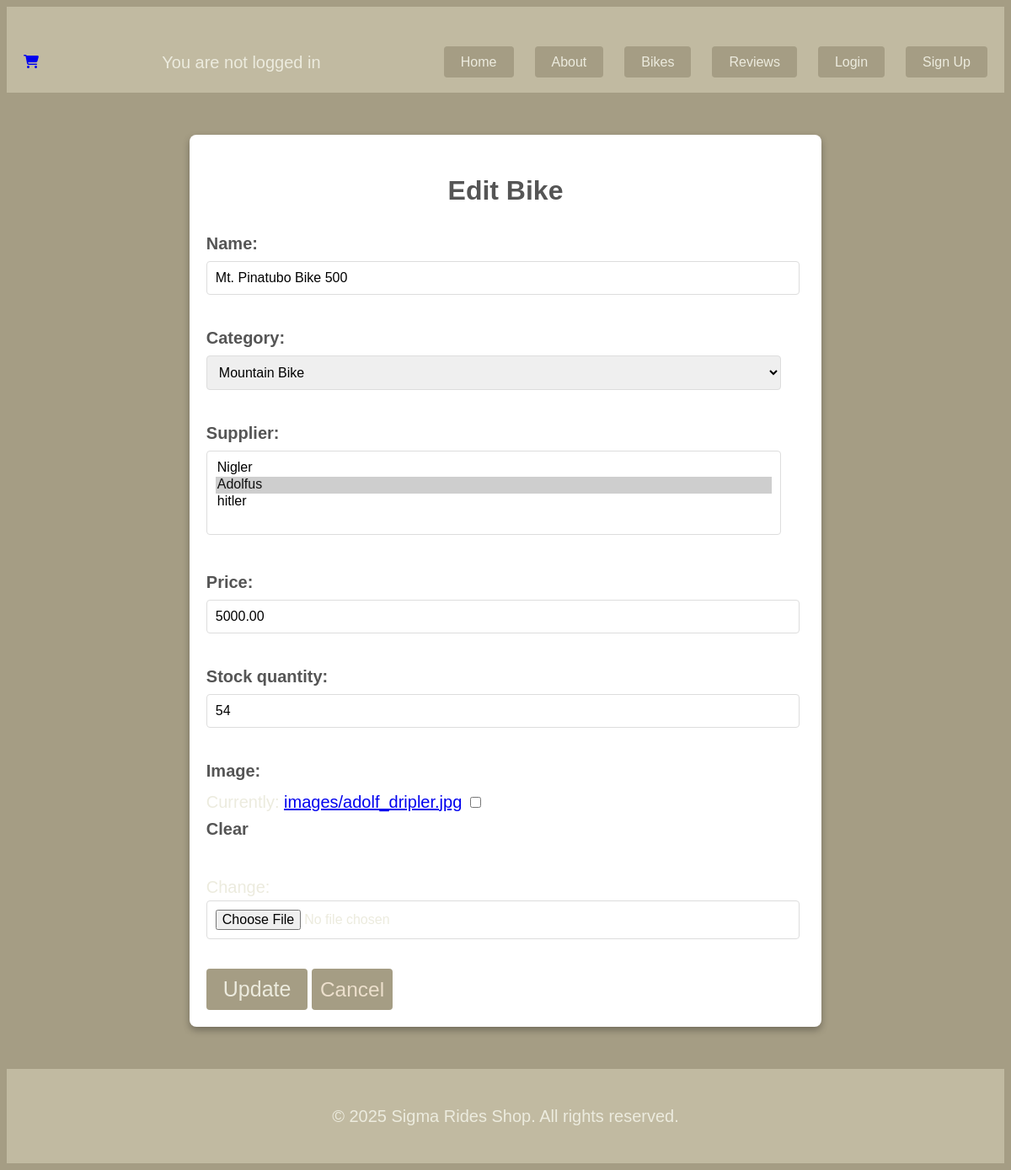
The page /bike/1/edit on the database as committed earlier.
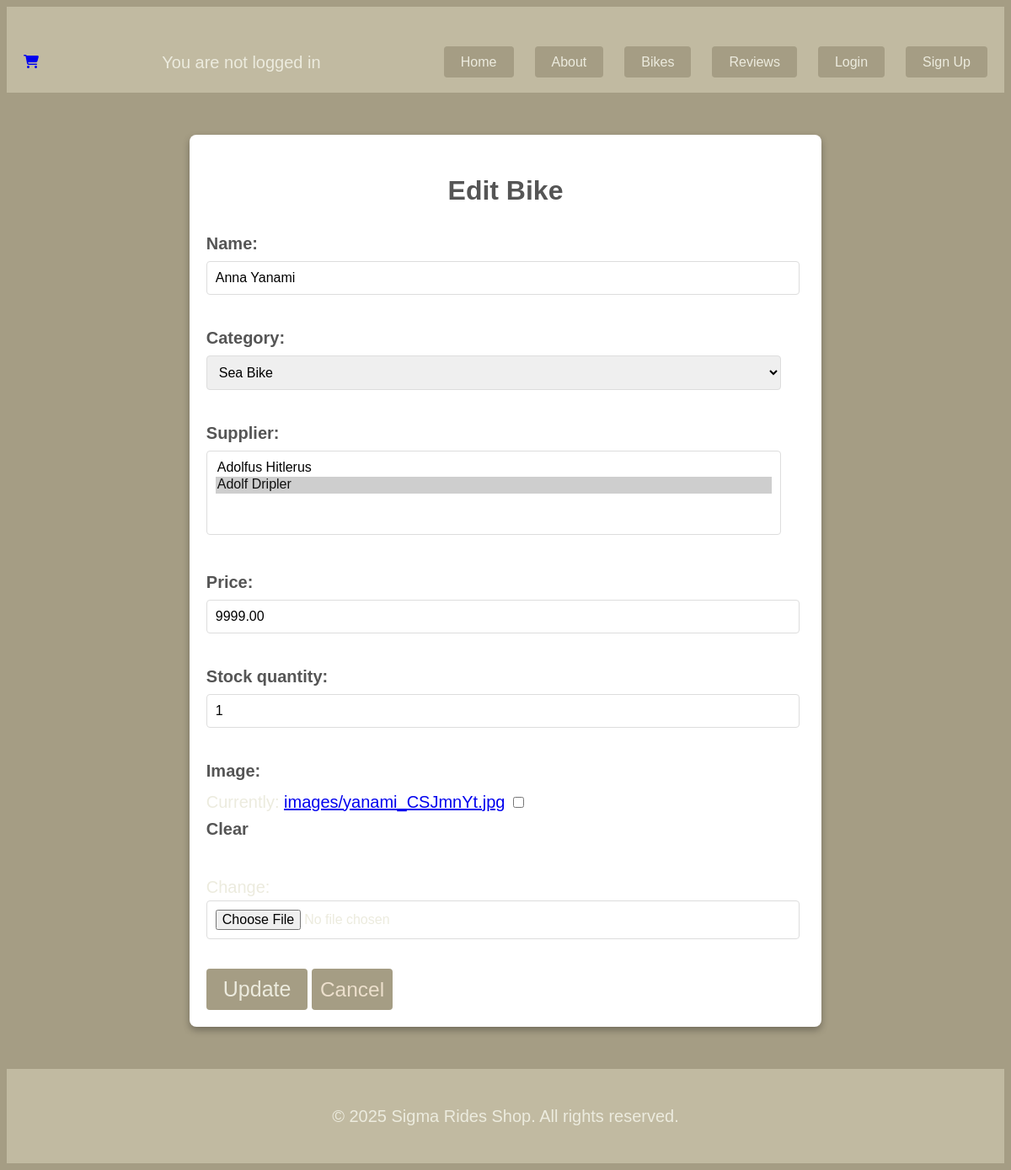
The same page on the database as committed later.
### app/models.py (models this page shows, shortened)
class Bike(models.Model):
    name = models.CharField(max_length=100)
    category = models.ForeignKey(Category, on_delete=models.CASCADE, related_name='bikes')
    supplier = models.ManyToManyField(Supplier, related_name='bikes')
    price = models.DecimalField(max_digits=10, decimal_places=2)
    stock_quantity = models.PositiveIntegerField()
    image = models.ImageField(null=True, blank=True, upload_to='images/')

class Category(models.Model):
    name = models.CharField(max_length=50, unique=True)
    description = models.TextField(blank=True)
    class Meta:
        verbose_name = "Category"
        verbose_name_plural = "Categories"
    def __str__(self):
        return self.name

class Supplier(models.Model):
    name = models.CharField(max_length=100, unique=True)
    contact_email = models.EmailField()
    phone_number = models.CharField(max_length=20)
    address = models.TextField()
    def __str__(self):
        return self.name

### app/views.py (the view)
# urls.py: path('bike/<int:pk>/edit', BikeUpdateView.as_view(), name='bike_update'),
class BikeUpdateView(UpdateView):
    model = Bike
    fields = ['name', 'category', 'supplier', 'price', 'stock_quantity', 'image']
    template_name = 'app/bike/bike_update.html'

### app/templates/app/bike/bike_update.html (shortened to what this page needs)
{% extends 'app/base.html' %}
{% load static %}
{% block content %}
    <form action="{% url 'bike_update' object.pk %}" method="post" enctype="multipart/form-data" class="formm">
        <h1>Edit Bike</h1>
        {{form.as_p}}
        <input type="submit" value="Update" class="input_button">
        <a href="{% url 'bike_detail' bike.pk %}" class="input_button">Cancel</a>
    </form>
{%  endblock content %}

Rows that differ between the two databases and show on the page:
changed Bike: name "Mt. Pinatubo Bike 500" → "Anna Yanami"; category "Mountain Bike" → "Sea Bike"; price "5000.00" → "9999.00"; stock_quantity "54" → "1"
Other text that changed with them:
form field supplier: "Nigler / Adolfus ☑ / hitler" → "Adolfus Hitlerus / Adolf Dripler ☑"
text no longer shown: "Name: Category: Supplier: Price: Stock quantity: Image: Currently: images/adolf_dripler.jpg Clear Change:"
text now shown: "Name: Category: Supplier: Price: Stock quantity: Image: Currently: images/yanami_CSJmnYt.jpg Clear Change:"
